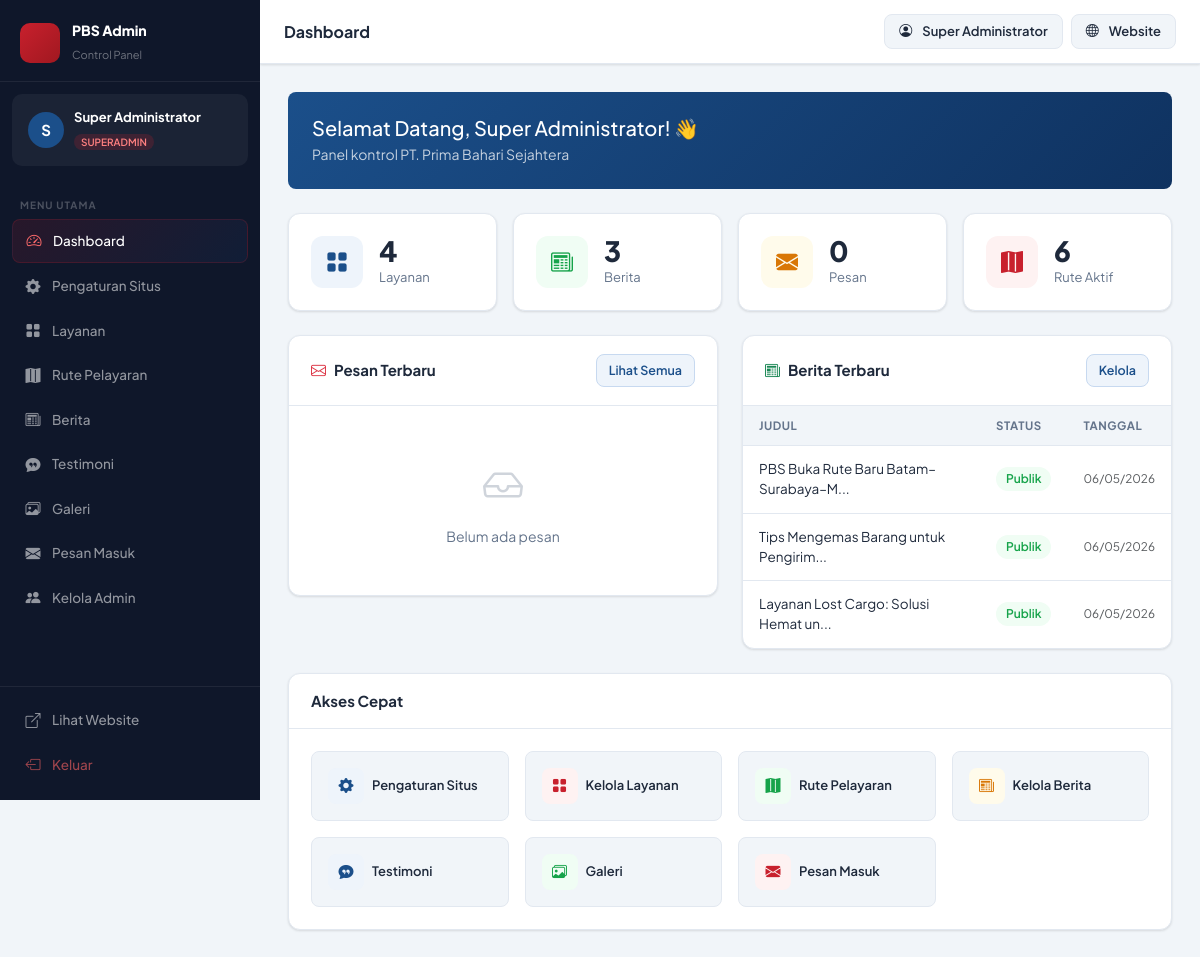
Page /admin/dashboard.php (signed in) on the committed database.
### tables this page shows
CREATE TABLE `news`  (
  `id` int NOT NULL AUTO_INCREMENT,
  `title` varchar(300) NOT NULL,
  `slug` varchar(300) NOT NULL,
  `image` varchar(255) NULL DEFAULT NULL,
  `excerpt` text NULL,
  `content` longtext NULL,
  `author` varchar(100) NULL DEFAULT 'Admin PBS',
  `category` varchar(100) NULL DEFAULT 'Berita',
  `tags` varchar(500) NULL DEFAULT NULL,
  `is_published` tinyint(1) NULL DEFAULT 1,
  `published_at` datetime NULL DEFAULT current_timestamp,
  `created_at` timestamp NOT NULL DEFAULT current_timestamp,
  `updated_at` timestamp NOT NULL DEFAULT current_timestamp ON UPDATE CURRENT_TIMESTAMP,
  PRIMARY KEY (`id`) USING BTREE,
  UNIQUE INDEX `slug`(`slug` ASC) USING BTREE
);

### includes/auth.php (called while the page is built, shortened)
<?php
function currentAdmin(): array {
    return [
        'id'       => $_SESSION['admin_id']       ?? 0,
        'username' => $_SESSION['admin_username']  ?? '',
        'name'     => $_SESSION['admin_name']      ?? '',
        'role'     => $_SESSION['admin_role']      ?? '',
        'avatar'   => $_SESSION['admin_avatar']    ?? null,
    ];
}

### includes/functions.php (called while the page is built, shortened)
<?php
function truncate(string $text, int $length = 120): string {
    $text = strip_tags($text);
    return mb_substr($text, 0, $length) . '...';
}

### admin/dashboard.php (the view, shortened to what this page needs)
<?php
require_once dirname(__DIR__) . '/includes/auth.php';
require_once dirname(__DIR__) . '/includes/functions.php';
$pdo   = getPDO();
$counts = [
    'services'     => $pdo->query("SELECT COUNT(*) FROM services")->fetchColumn(),
    'news'         => $pdo->query("SELECT COUNT(*) FROM news")->fetchColumn(),
    'messages'     => $pdo->query("SELECT COUNT(*) FROM messages")->fetchColumn(),
    'new_messages' => $pdo->query("SELECT COUNT(*) FROM messages WHERE is_read = 0")->fetchColumn(),
    'routes'       => $pdo->query("SELECT COUNT(*) FROM routes WHERE is_active=1")->fetchColumn(),
    'testimonials' => $pdo->query("SELECT COUNT(*) FROM testimonials WHERE is_active=1")->fetchColumn(),
];
$recentMessages = $pdo->query("SELECT * FROM messages ORDER BY created_at DESC LIMIT 5")->fetchAll();
$recentNews     = $pdo->query("SELECT * FROM news ORDER BY created_at DESC LIMIT 5")->fetchAll();
?>
<!DOCTYPE html>
<html lang="id">
<head>
    <link rel="stylesheet" href="https://cdn.jsdelivr.net/npm/bootstrap@5.3.3/dist/css/bootstrap.min.css">
    <link rel="stylesheet" href="https://cdn.jsdelivr.net/npm/bootstrap-icons@1.11.3/font/bootstrap-icons.min.css">
    <link rel="stylesheet" href="<?= BASE_URL ?>/admin/assets/admin.css">
</head>
<body>
<div class="adm-layout">
    <?php include __DIR__ . '/includes/sidebar.php'; ?>
    <div class="adm-main">
        <div class="adm-topbar">
            <div class="topbar-title">Dashboard</div>
            <div class="topbar-actions">
                <span class="topbar-btn d-none d-sm-flex"><i class="bi bi-person-circle me-1"></i><?= htmlspecialchars($admin['name']) ?></span>
                <a href="<?= BASE_URL ?>/" target="_blank" class="topbar-btn"><i class="bi bi-globe me-1"></i> Website</a>
            </div>
        </div>
        <div class="adm-content">
            <div class="mb-4 p-4 rounded-3" style="background:linear-gradient(135deg,#1B4F8A,#0F3260);color:white;">
                <h5 class="fw-800 mb-1">Selamat Datang, <?= htmlspecialchars($admin['name']) ?>! 👋</h5>
                <p class="mb-0 opacity-75 small">Panel kontrol PT. Prima Bahari Sejahtera</p>
            </div>
            <div class="row g-3 mb-4">
                <div class="col-6 col-lg-3">
                    <div class="stat-card">
                        <div class="stat-icon-wrap blue"><i class="bi bi-grid-fill"></i></div>
                        <div><div class="stat-val"><?= $counts['services'] ?></div><div class="stat-lbl">Layanan</div></div>
                    </div>
                </div>
                <div class="col-6 col-lg-3">
                    <div class="stat-card">
                        <div class="stat-icon-wrap green"><i class="bi bi-newspaper"></i></div>
                        <div><div class="stat-val"><?= $counts['news'] ?></div><div class="stat-lbl">Berita</div></div>
                    </div>
                </div>
                <div class="col-6 col-lg-3">
                    <div class="stat-card">
                        <div class="stat-icon-wrap <?= $counts['new_messages'] > 0 ? 'red' : 'yellow' ?>">
                            <i class="bi bi-envelope-fill"></i>
                        </div>
                        <div>
                            <div class="stat-val"><?= $counts['messages'] ?></div>
                            <div class="stat-lbl">Pesan <?php if($counts['new_messages']>0): ?><span class="badge bg-danger"><?= $counts['new_messages'] ?> baru</span><?php endif; ?></div>
                        </div>
                    </div>
                </div>
                <div class="col-6 col-lg-3">
                    <div class="stat-card">
                        <div class="stat-icon-wrap red"><i class="bi bi-map-fill"></i></div>
                        <div><div class="stat-val"><?= $counts['routes'] ?></div><div class="stat-lbl">Rute Aktif</div></div>
                    </div>
                </div>
            </div>
            <div class="row g-4">
                <div class="col-lg-6">
                    <div class="adm-card">
                        <div class="adm-card-header">
                            <h5><i class="bi bi-envelope me-2 text-danger"></i>Pesan Terbaru</h5>
                            <a href="<?= BASE_URL ?>/admin/messages.php" class="btn-adm edit">Lihat Semua</a>
                        </div>
                        <?php if (empty($recentMessages)): ?>
                        <div class="empty-state"><i class="bi bi-inbox"></i><p>Belum ada pesan</p></div>
                        <?php endif; ?>
                    </div>
                </div>
                <div class="col-lg-6">
                    <div class="adm-card">
                        <div class="adm-card-header">
                            <h5><i class="bi bi-newspaper me-2 text-success"></i>Berita Terbaru</h5>
                            <a href="<?= BASE_URL ?>/admin/news.php" class="btn-adm edit">Kelola</a>
                        </div>
                        <?php if (empty($recentNews)): ?>
                        <div class="empty-state"><i class="bi bi-newspaper"></i><p>Belum ada berita</p></div>
                        <?php else: ?>
                        <table class="adm-table">
                            <thead><tr><th>Judul</th><th>Status</th><th>Tanggal</th></tr></thead>
                            <tbody>
                            <?php foreach ($recentNews as $n): ?>
                            <tr>
                                <td><?= htmlspecialchars(truncate($n['title'], 35)) ?></td>
                                <td><span class="adm-badge <?= $n['is_published'] ? 'green' : 'gray' ?>"><?= $n['is_published'] ? 'Publik' : 'Draft' ?></span></td>
                                <td class="text-muted small"><?= date('d/m/Y', strtotime($n['created_at'])) ?></td>
                            </tr>
                            <?php endforeach; ?>
                            </tbody>
                        </table>
                        <?php endif; ?>
                    </div>
                </div>
                <div class="col-12">
                    <div class="adm-card">
                        <div class="adm-card-header"><h5>Akses Cepat</h5></div>
                        <div class="adm-card-body">
                            <div class="row g-3">
                                <?php
                                $quick = [
                                    ['href'=>'settings.php',     'icon'=>'bi-gear-fill',       'label'=>'Pengaturan Situs',  'color'=>'blue'],
                                    ['href'=>'services.php',     'icon'=>'bi-grid-fill',       'label'=>'Kelola Layanan',    'color'=>'red'],
                                    ['href'=>'routes.php',       'icon'=>'bi-map-fill',        'label'=>'Rute Pelayaran',    'color'=>'green'],
                                    ['href'=>'news.php',         'icon'=>'bi-newspaper',       'label'=>'Kelola Berita',     'color'=>'yellow'],
                                    ['href'=>'testimonials.php', 'icon'=>'bi-chat-quote-fill', 'label'=>'Testimoni',         'color'=>'blue'],
                                    ['href'=>'gallery.php',      'icon'=>'bi-images',          'label'=>'Galeri',            'color'=>'green'],
                                    ['href'=>'messages.php',     'icon'=>'bi-envelope-fill',   'label'=>'Pesan Masuk',       'color'=>'red'],
                                ];
                                foreach ($quick as $q): ?>
                                <div class="col-6 col-md-4 col-lg-3">
                                    <a href="<?= BASE_URL ?>/admin/<?= $q['href'] ?>" class="d-flex align-items-center gap-2 p-3 rounded-3 text-decoration-none"
                                       style="background:var(--adm-bg);border:1px solid var(--adm-border);transition:all .2s;"
                                       onmouseover="this.style.background='white';this.style.borderColor='var(--adm-blue)'"
                                       onmouseout="this.style.background='var(--adm-bg)';this.style.borderColor='var(--adm-border)'">
                                        <div class="stat-icon-wrap <?= $q['color'] ?>" style="width:36px;height:36px;font-size:15px;border-radius:8px;">
                                            <i class="bi <?= $q['icon'] ?>"></i>
                                        </div>
                                        <span style="font-size:13px;font-weight:600;color:var(--adm-text);"><?= $q['label'] ?></span>
                                    </a>
                                </div>
                                <?php endforeach; ?>
                            </div>
                        </div>
                    </div>
                </div>
            </div>
        </div>
    </div>
</div>
</body>
</html>

### admin/assets/admin.css (style rules this page uses)
:root { --sidebar-w: 260px; --topbar-h: 64px; --adm-bg: #F1F5F9; --adm-dark: #0F172A; --adm-sidebar: #0F172A; --adm-card: #FFFFFF; --adm-border: #E2E8F0; --adm-text: #1E293B; --adm-muted: #64748B; --adm-red: #C8202D; --adm-red-soft: #FEF2F2; --adm-blue: #1B4F8A; --adm-blue-soft: #EEF4FB; --adm-green: #16A34A; --adm-green-soft:#F0FDF4; --adm-yellow: #D97706; --adm-yellow-soft:#FFFBEB; --adm-radius: 12px; --adm-shadow: 0 1px 3px rgba(0,0,0,0.07), 0 1px 2px rgba(0,0,0,0.05); --adm-shadow-md: 0 4px 16px rgba(0,0,0,0.08); --font: 'Plus Jakarta Sans', sans-serif; --transition: all 0.2s cubic-bezier(0.4,0,0.2,1); }
*, *::before, *::after { box-sizing: border-box; }
body { font-family: var(--font); background: var(--adm-bg); color: var(--adm-text); margin: 0; }
.adm-layout { display: flex; min-height: 100vh; }
.adm-main { margin-left: var(--sidebar-w); flex: 1; display: flex; flex-direction: column; transition: var(--transition); }
.adm-topbar { height: var(--topbar-h); background: white; border-bottom: 1px solid var(--adm-border); display: flex; align-items: center; gap: 12px; padding: 0 24px; position: sticky; top: 0; z-index: 100; box-shadow: var(--adm-shadow); }
.topbar-title { font-weight: 700; font-size: 16px; color: var(--adm-text); }
.topbar-actions { margin-left: auto; display: flex; align-items: center; gap: 8px; }
.topbar-btn { background: var(--adm-bg); border: 1px solid var(--adm-border); border-radius: 8px; padding: 7px 14px; font-size: 13px; font-family: var(--font); font-weight: 600; color: var(--adm-text); cursor: pointer; text-decoration: none; display: flex; align-items: center; gap: 6px; transition: var(--transition); }
.adm-content { padding: 28px; flex: 1; }
.adm-card { background: var(--adm-card); border-radius: var(--adm-radius); border: 1px solid var(--adm-border); box-shadow: var(--adm-shadow); overflow: hidden; }
.adm-card-header { padding: 18px 22px; border-bottom: 1px solid var(--adm-border); display: flex; align-items: center; justify-content: space-between; }
.adm-card-header h5 { font-size: 15px; font-weight: 700; margin: 0; }
.adm-card-body { padding: 22px; }
.stat-card { background: white; border-radius: var(--adm-radius); border: 1px solid var(--adm-border); padding: 22px; box-shadow: var(--adm-shadow); display: flex; align-items: center; gap: 16px; }
.stat-icon-wrap { width: 52px; height: 52px; border-radius: 12px; display: flex; align-items: center; justify-content: center; font-size: 22px; flex-shrink: 0; }
.stat-icon-wrap.red { background: var(--adm-red-soft); color: var(--adm-red); }
.stat-icon-wrap.blue { background: var(--adm-blue-soft); color: var(--adm-blue); }
.stat-icon-wrap.green { background: var(--adm-green-soft); color: var(--adm-green); }
.stat-icon-wrap.yellow { background: var(--adm-yellow-soft); color: var(--adm-yellow); }
.stat-val { font-size: 28px; font-weight: 800; line-height: 1; }
.stat-lbl { font-size: 13px; color: var(--adm-muted); margin-top: 3px; }
.adm-table { width: 100%; border-collapse: collapse; font-size: 13.5px; }
.adm-table th { padding: 11px 16px; background: var(--adm-bg); font-weight: 700; color: var(--adm-muted); font-size: 11.5px; text-transform: uppercase; letter-spacing: 0.5px; border-bottom: 1px solid var(--adm-border); white-space: nowrap; }
.adm-table td { padding: 13px 16px; border-bottom: 1px solid var(--adm-border); vertical-align: middle; }
.adm-table tr:last-child td { border-bottom: none; }
.adm-badge { display: inline-flex; align-items: center; gap: 4px; padding: 3px 10px; border-radius: 20px; font-size: 12px; font-weight: 600; }
.adm-badge.green { background: var(--adm-green-soft); color: var(--adm-green); }
.btn-adm { display: inline-flex; align-items: center; gap: 5px; padding: 6px 12px; border-radius: 8px; font-size: 12.5px; font-weight: 600; font-family: var(--font); border: 1px solid transparent; cursor: pointer; text-decoration: none; transition: var(--transition); }
.btn-adm.edit { background: var(--adm-blue-soft); color: var(--adm-blue); border-color: #c7d9f0; }
.empty-state { text-align: center; padding: 48px 24px; color: var(--adm-muted); }
.empty-state i { font-size: 40px; margin-bottom: 12px; display: block; opacity: 0.3; }
.empty-state p { margin: 0; font-size: 14px; }

### rows in the picture
news: title "PBS Buka Rute Baru Batam–Surabaya–M...", is_published "Publik", created_at "06/05/2026"
news: title "Tips Mengemas Barang untuk Pengirim...", is_published "Publik", created_at "06/05/2026"
news: title "Layanan Lost Cargo: Solusi Hemat un...", is_published "Publik", created_at "06/05/2026"

### other values in the picture
mb_strtoupper(mb_substr($admin['name'], 0, 1)) "S"
$admin['name'] "Super Administrator"
$admin['role'] "SUPERADMIN"
$m['label'] "Dashboard"
$m['label'] "Pengaturan Situs"
$m['label'] "Layanan"
$m['label'] "Rute Pelayaran"
$m['label'] "Berita"
$m['label'] "Testimoni"
$m['label'] "Galeri"
$m['label'] "Pesan Masuk"
$m['label'] "Kelola Admin"
$counts['services'] "4"
$counts['news'] "3"
$counts['messages'] "0"
